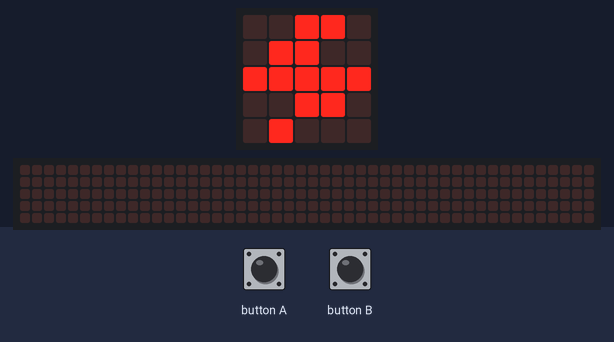
Recording of a program running on a simulated BBC micro:bit running MicroPython. On the bench: the board's 5×5 LED display, a strip that is not on the board, showing the scrolling text unrolled. Inputs (shaded band) come from the test bench. The 48×5 strip is a reading aid, not a part: it shows the text the display is scrolling, unrolled, one strip-width of it at a time.

Above: at 1.2 s.
1.3 s: button A pressed for 0.15 s
At 2.5 s:
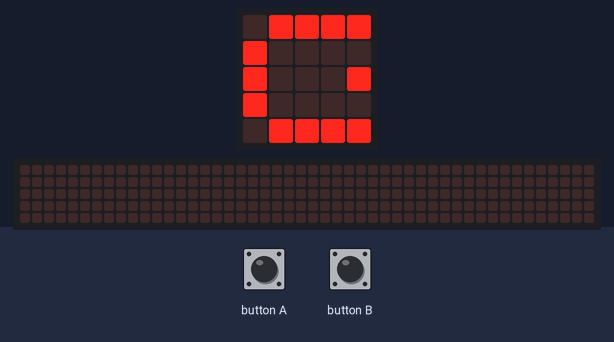
2.9 s: button B pressed for 0.15 s
At 2.97 s:
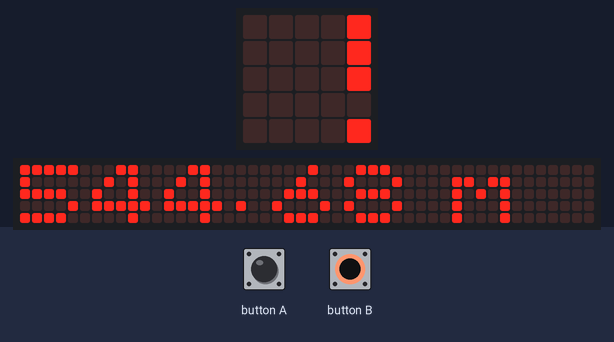
Timing chart, 0 to 5.9 s (numbered marks = the images above; inputs shaded):
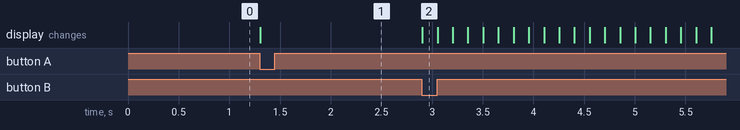

The program:

storm-distance-calculator.py
```python
from microbit import *

# Wait for a button push and return the time
def wait_for_any_button():
    time = 0

    while True:
        if button_a.was_pressed() or button_b.was_pressed():
            time = running_time()
            break

        sleep(100)

    return time

def calculate_distance(speed, time):
    return speed * time

speedOfSoundMetresPerSecond = 340

lightning = Image("00990:09900:99999:00990:09000")
ear       = Image("09999:90000:90009:90000:09999")

while True:
    flashTime = 0
    thunderTime = 0

    # we're waiting for lightning
    display.show(lightning)
    flashTime = wait_for_any_button()
    # now wait for thunder
    display.show(ear)
    thunderTime = wait_for_any_button()

    timeDifference = thunderTime - flashTime
    timeDifferenceInSeconds = timeDifference / 1000

    distanceInMeters = calculate_distance(
		speedOfSoundMetresPerSecond,
		timeDifferenceInSeconds)

    display.scroll(str(distanceInMeters) + " m")
```

Measured:
- after the input at 1.3 s, the display: changes at once (image 1)
- after the input at 2.9 s, the display: changes at once (image 2)
